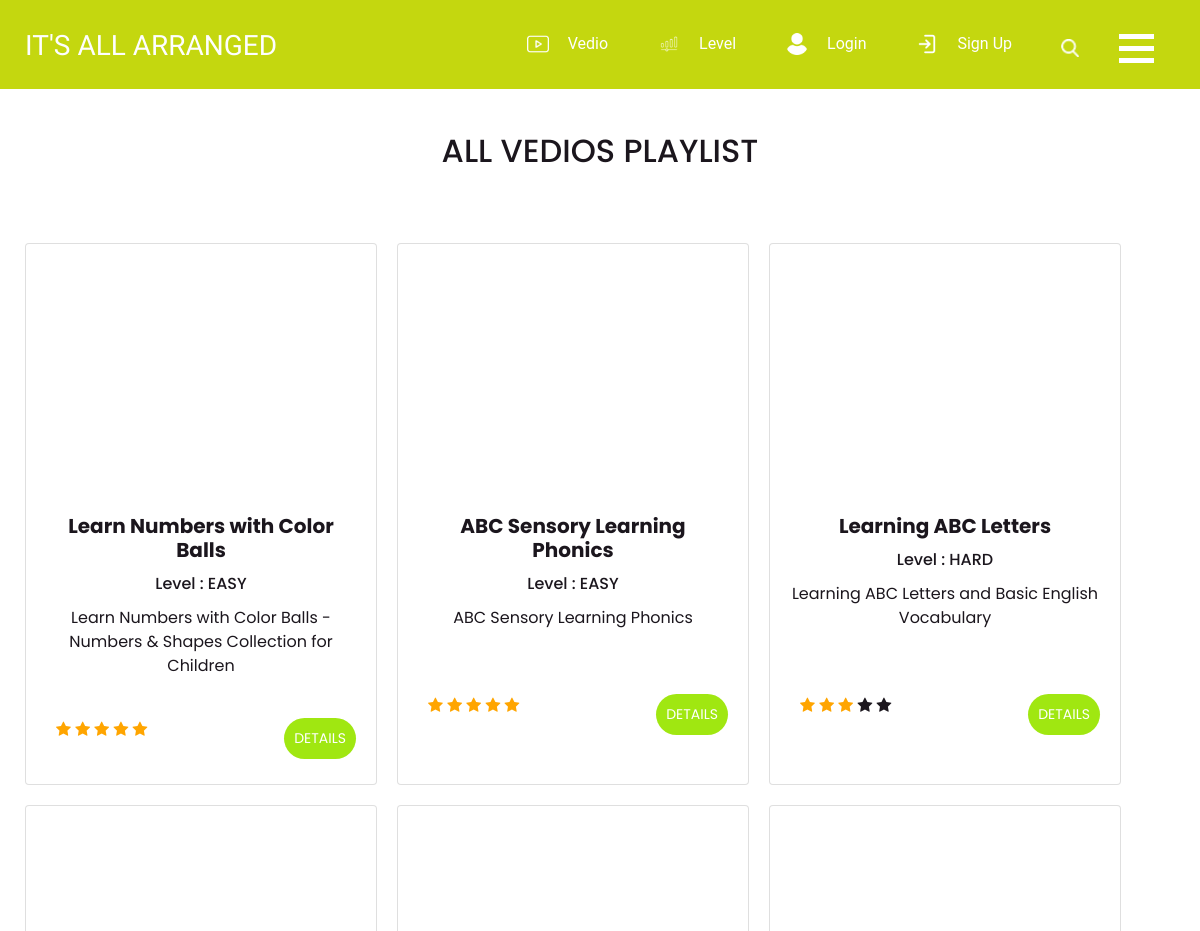
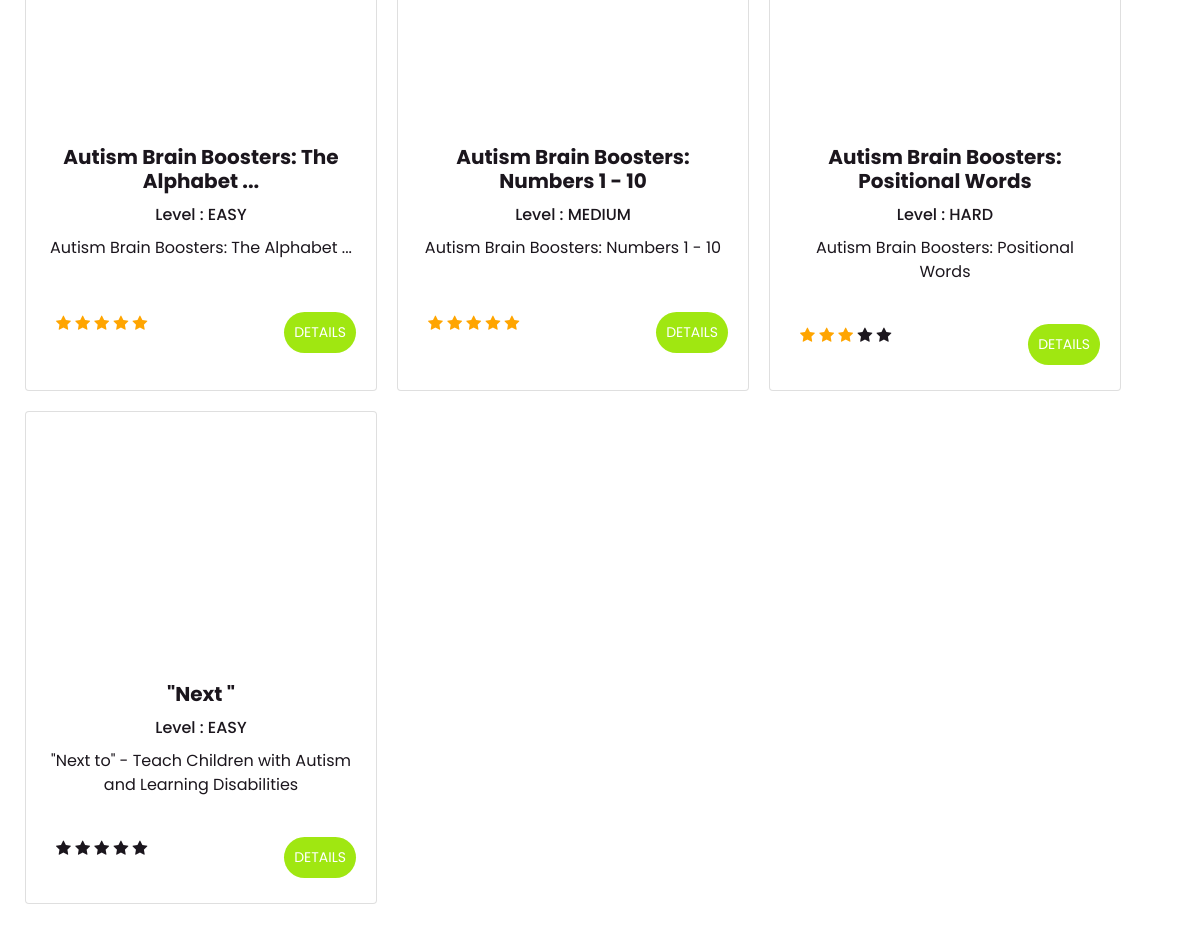
Screenshot of /Playlist/ with the database file from the repository (2 pictures, top to bottom).
### MyApp/models.py (models this page shows, shortened)
class Cours(models.Model):
    title = models.CharField(max_length=200, null=False)
    description = models.CharField(max_length=200)
    Vedio = models.CharField(max_length=200,null=True, blank=True)
    level = models.ForeignKey(Level,null=True, blank=True,related_name='level',on_delete=models.CASCADE)
    Rating = models.IntegerField(default=3)

class Level(models.Model):
    Level = models.IntegerField(blank=False, null=False)
    Description = models.CharField(max_length=500,blank=False, null=False)
    image = models.ImageField(blank=False, null=False)
    IQ_Interval = models.IntegerField(null=True, blank=True)
    def __str__(self):
        return self.Description

### MyApp/views.py (the view)
# urls.py: path('Playlist/',vediopage , name='playlist'),
def vediopage(request):
    cours = Cours.objects.all()
    levels = Level.objects.all()
    context = {'cours': cours, 'levels': levels}
    return render(request,'MyApp/portfolio.html',context)

### MyApp/templates/MyApp/portfolio.html (shortened to what this page needs)
<!DOCTYPE html>
{% load static %}
<html>
<head>
    <link rel="stylesheet" href="https://cdnjs.cloudflare.com/ajax/libs/font-awesome/4.7.0/css/font-awesome.min.css">
  <link rel="stylesheet" type="text/css"
    href="https://cdnjs.cloudflare.com/ajax/libs/OwlCarousel2/2.1.3/assets/owl.carousel.min.css" />
  <link rel="stylesheet" type="text/css" href="{% static 'css/bootstrap.css' %}" />
  <link href="{% static 'css/style5.css' %}" rel="stylesheet" />
  <link href="{% static 'css/responsive.css' %}" rel="stylesheet" />
</head>
<body class="sub_page">
  <body class="">
  <div class="hero_area">
    <header class="header_section">
      <div class="container-fluid">
        <nav class="navbar navbar-expand-lg custom_nav-container">
          <a class="navbar-brand" href="{% url 'homepage'%}">
            <span>
              IT'S ALL ARRANGED
            </span>
          </a>
          <div class="navbar-collapse" id="">
            <div class="d-none d-lg-flex ml-auto flex-column flex-lg-row align-items-center">
              <ul class="navbar-nav  ">
                 <li class="nav-item">
                  <a class="nav-link" href="{% url 'playlist' %}">
                    <img src="{% static 'images/cmd2.png' %}" alt="" />
                    <span>Vedio</span></a>
                </li>
                 <li class="nav-item">
                          <a class="nav-link" href="{% url 'level' %}">
                            <img src="{% static 'images/volume-control.png' %}" alt="" />
                            <span>Level</span></a>
                 </li>
                {% if not request.user.is_authenticated %}
                    <li class="nav-item">
                      <a class="nav-link" href="{% url 'Login'%}">
                        <img src="{% static 'images/cmd3.png' %}" alt="" />
                        <span>Login</span></a>
                    </li>
                    <li class="nav-item">
                      <a class="nav-link" href="{% url 'Signin'%}">
                        <img src="{% static 'images/cmd1.png' %}" alt="" />
                        <span>Sign Up</span>
                      </a>
                      </li>
              {% endif %}
              </ul>
              <form class="form-inline my-2 mb-3 mb-lg-0 mr-5">
                <button class="btn  my-2 my-sm-0 nav_search-btn" type="submit"></button>
              </form>
            </div>
            <div class="custom_menu-btn">
              <button onclick="openNav()">
                <span class="s-1">
                </span>
                <span class="s-2">
                </span>
                <span class="s-3">
                </span>
              </button>
            </div>
          </div>
        </nav>
      </div>
    </header>
  </div>
  <section class="portfolio_section layout_padding2">
    <div class="container">
      <h2>
    ALL VEDIOS PLAYLIST
        </h2>
    </div>
    <div class="container layout_padding2-top ">
      <div class="row">
        {% for cour in cours %}
        <div class="card" style="width: 22rem;">
        <iframe width="350" height="250"
            src="{{cour.Vedio}}"  title="YouTube video player" frameborder="0" allow="accelerometer; autoplay; clipboard-write; encrypted-media; gyroscope; picture-in-picture" allowfullscreen >
            </iframe>  <div class="card-body">
    <h5 class="card-title"> <b>{{cour.title}}  </b> </h5>
    <h6 class="card-title"> Level : {{cour.level}}</h6>
    <p class="card-text">{{cour.description}}</p>
  </div>
  <div class="card-body">
    <div class="rate  align-items-center">
      {% if cour.Rating == 0 %}
      <span class="fa fa-star "></span>
      <span class="fa fa-star "></span>
      <span class="fa fa-star "></span>
      <span class="fa fa-star"></span>
      <span class="fa fa-star"></span>
    {% elif cour.Rating == 1 %}
      <span class="fa fa-star checked"></span>
      <span class="fa fa-star "></span>
      <span class="fa fa-star "></span>
      <span class="fa fa-star"></span>
      <span class="fa fa-star"></span>
    {% elif cour.Rating == 2 %}
       <span class="fa fa-star checked"></span>
      <span class="fa fa-star checked "></span>
      <span class="fa fa-star "></span>
      <span class="fa fa-star"></span>
      <span class="fa fa-star"></span>
    {% elif cour.Rating == 3 %}
      <span class="fa fa-star checked"></span>
      <span class="fa fa-star checked "></span>
      <span class="fa fa-star  checked "></span>
      <span class="fa fa-star"></span>
      <span class="fa fa-star"></span>
    {% elif cour.Rating == 4 %}
       <span class="fa fa-star checked"></span>
      <span class="fa fa-star checked "></span>
      <span class="fa fa-star  checked "></span>
      <span class="fa fa-star checked"></span>
      <span class="fa fa-star"></span>
    {% else  %}
         <span class="fa fa-star checked"></span>
      <span class="fa fa-star checked "></span>
      <span class="fa fa-star  checked "></span>
      <span class="fa fa-star checked"></span>
      <span class="fa fa-star checked"></span>
    {% endif  %}
  </div>
    <a href="{% url 'coursdetail' cour.id%}" class="check" style="    float: right;padding:10px 10px">Details</a>
  </div>
</div>
        {% endfor %}
      </div>
    </div>
  </section>
</body>
</html>

### MyApp/static/css/style5.css (style rules this page uses)
body { font-family: "Poppins", sans-serif; color: #1b161d; background-color: #ffffff; }
.layout_padding2 { padding: 45px 0; }
.layout_padding2-top { padding-top: 45px; }
.hero_area { height: 98vh; position: relative; }
.sub_page .hero_area { height: auto; }
.hero_area::before { content: ""; position: absolute; width: 100%; height: 102%; left: 0; top: 0; background-color: #c4d70f; clip-path: polygon(0 0, 100% 0, 100% 73%, 0% 100%); }
.sub_page .hero_area::before { clip-path: none; }
.header_section .container-fluid { padding-right: 25px; padding-left: 25px; }
.custom_nav-container.navbar-expand-lg .navbar-nav .nav-link img { width: 22px; margin-right: 15px; }
.custom_nav-container.navbar-expand-lg .navbar-nav .nav-link { padding: 0px 25px; color: #fefeff; text-align: center; font-family: "Roboto", sans-serif; }
.custom_menu-btn { z-index: 9; position: absolute; right: 15px; top: 14px; }
.custom_menu-btn button { margin-top: 12px; outline: none; border: none; background-color: transparent; }
.custom_menu-btn button span { display: block; width: 35px; height: 5px; background-color: #fff; margin: 7px 0; transition: all .3s; }
.custom_menu-btn .s-2 { transition: all .1s; }
a, a:hover, a:focus { text-decoration: none; }
.btn, .btn:focus { outline: none !important; box-shadow: none; }
.custom_nav-container .nav_search-btn { background-image: url(../images/search-icon.png); background-size: 18px; background-repeat: no-repeat; width: 35px; height: 35px; padding: 0; border: none; margin: 0 40px 0 15px; background-position: center; }
.navbar-brand { display: flex; align-items: center; }
.navbar-brand span { font-family: 'Dosis', sans-serif; text-transform: uppercase; font-size: 28px; font-weight: 500; color: #fefeff; margin-top: 5px; }
.custom_nav-container { z-index: 99999; padding: 15px 0; }
.portfolio_section { text-align: center; }

### MyApp/static/css/responsive.css (style rules this page uses)
@media (min-width: 1200px) { .container { max-width: 1170px; } }

### MyApp/templates/MyApp/portfolio.html (style rules this page uses)
.checked { color: orange; }
.check { border: none; background-color: #a0e711; color: white; padding: 12px 45px; font-size: 14px; border-radius: 25px; text-transform: uppercase; }
.rate { float: left; height: 46px; padding: 0 10px; }

### rows the page displays
Cours: title "Learn Numbers with Color Balls", level "EASY", description "Learn Numbers with Color Balls - Numbers & Shapes Collection for Children"
Cours: title "ABC Sensory Learning Phonics", level "EASY", description "ABC Sensory Learning Phonics"
Cours: title "Learning ABC Letters", level "HARD", description "Learning ABC Letters and Basic English Vocabulary", Rating 3 (drawn)
Cours: title "Autism Brain Boosters: The Alphabet ...", level "EASY", description "Autism Brain Boosters: The Alphabet ..."
Cours: title "Autism Brain Boosters: Numbers 1 - 10", level "MEDIUM", description "Autism Brain Boosters: Numbers 1 - 10"
Cours: title "Autism Brain Boosters: Positional Words", level "HARD", description "Autism Brain Boosters: Positional Words", Rating 3 (drawn)
Cours: title "\"Next \"", level "EASY", description "\"Next to\" - Teach Children with Autism and Learning Disabilities", Rating 0 (drawn)
